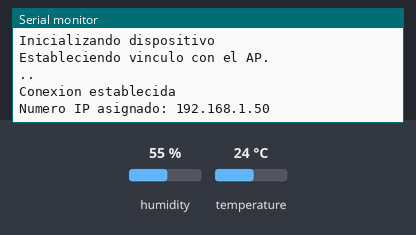
This program was run on a simulated ESP32. Parts: the last lines printed to the serial monitor. The inputs (shaded band) are chosen by the test bench; at power-on: humidity 55 %, temperature 24 °C. WiFi joins after 1.5 s; servers stay silent unless stated; uploads are accepted with an empty reply.

Above: at 3.2 s.
3.3 s: humidity set to 22 %
At 5.8 s:
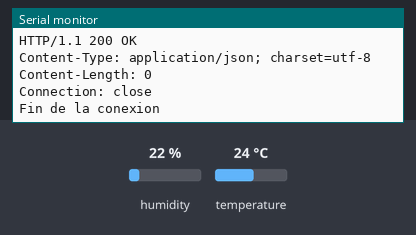
10.0 s: temperature set to 12 °C
At 15.7 s:
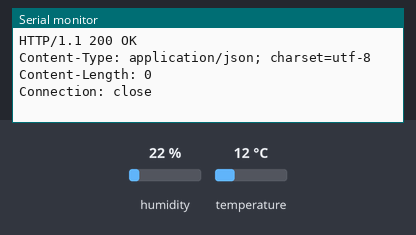
16.7 s: humidity set to 40 %
At 20.11 s:
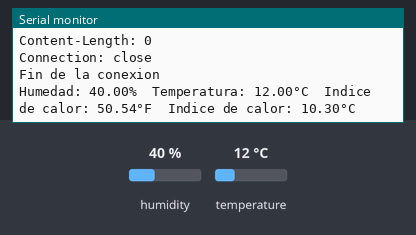
Timing chart, 0 to 21.6 s (numbered marks = the images above; inputs shaded):
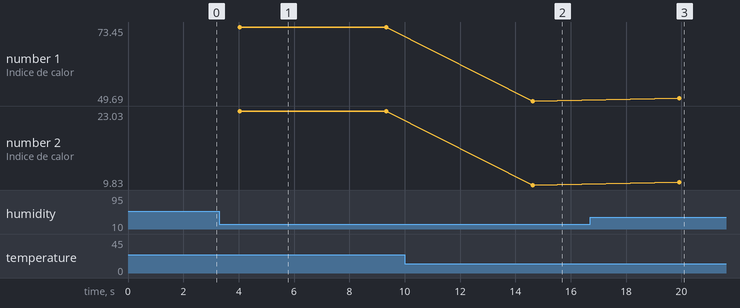

The program:

main.cpp
```cpp
#include <Arduino.h>
#include "libwifi.h"
#include <WiFi.h>
#include "DHT.h"

#define DHTPIN 4  //Pin de datos del sensor DHT11/22

#define DHTTYPE DHT11  //Especificamos el tipo de sensor DHT11 DHT22 DHT21

DHT dht(DHTPIN, DHTTYPE);  //Creamos el objeto que representa al sensor

const char * ssid = "virus";
const char * password = "a1b2c3d4";
const char * host = "dweet.io";
const int puerto = 80;
String url = "/dweet/for/uceva00?temperatura=";

//@author Alejandro
/**
 * @brief Esta es la funcion de configuracion del dispositivo
 *
 */

void setup() {
  Serial.begin(9600);
  Serial.println("Ensayo del DHT22!");
  dht.begin();
  pinMode(2, OUTPUT);  //Coloco el pin 2 como salida
  Serial.begin(115200);
  Serial.println("Inicializando dispositivo");
  conectarWifi(ssid, password);
}

/**
 * @brief Esta funcion es un bucle infinito que corresponde al main()
 *
 */
void loop() {
  WiFiClient cliente; //Creamos un cliente TCP por wifi

   //Bloque del DHT22
   delay(2000);
   float humedad = dht.readHumidity(); //Leemos la humedad en % de humedad relativa (0 al 100%)
   float temperatura = dht.readTemperature(); //Leemos la temperatura en °C
   float tempFarenheit = dht.readTemperature(true); //Leemos la temperatura en grados farenheit

   //Verificamos las lecturas del sensor
   if(isnan(humedad) || isnan(temperatura) || isnan(tempFarenheit)){
     Serial.println("Fallo la lectura del sensor");
     return;
   }

   //Calculamos la sensacion termica o indice de calor
   float indice = dht.computeHeatIndex(tempFarenheit, humedad);

   //Calculamos la sensacion termica o indice de calor en celsius
   float indiceCelsius = dht.computeHeatIndex(temperatura, humedad, false);

   Serial.print(F("Humedad: ")); //La F() siginifica que lo que esta dentro del parentesis se escribe en la FLASH
   Serial.print(humedad);
   Serial.print(F("%  Temperatura: ")); //La F() siginifica que lo que esta dentro del parentesis se escribe en la FLASH
   Serial.print(temperatura);
   Serial.print(F("°C  Indice de calor: ")); //La F() siginifica que lo que esta dentro del parentesis se escribe en la FLASH
   Serial.print(indice);
   Serial.print(F("°F  Indice de calor: ")); //La F() siginifica que lo que esta dentro del parentesis se escribe en la FLASH
   Serial.print(indiceCelsius);
   Serial.println(F("°C")); //La F() siginifica que lo que esta dentro del parentesis se escribe en la FLASH
  //TERMINA EL BLOQUE DEL DHT22


  //Bloque que realiza la conexion al servidor
  if(!cliente.connect(host, puerto)){
    Serial.println("Error conexion al host fallida");
    delay(2000);
    return;
  }

  //Peticion (request) GET al servidor http
  cliente.print("GET "+url+temperatura+" HTTP/1.1\r\nHost: "+String(host)+"\r\n"+"Connection: close\r\n\r\n");

  //Debemos darle un tiempo al servidor a que responda (response) la peticion
  //delay(5000); //No funciona aqui
  unsigned long milisegundos = millis(); //Hora de inicio
  while(cliente.available()==0){  //Preguntamos si no hay datos recibidos disponibles
      if(millis()-milisegundos > 5000){
         Serial.println("Se expiro el tiempo de la conexion");
         cliente.stop();
      }
  }

  while(cliente.available()){
    String linea = cliente.readStringUntil('\r');
    Serial.println(linea);
  }

  Serial.println("Fin de la conexion");
  cliente.stop();

  delay(2000);  //Espero 2s
}
```

libwifi.cpp
```cpp
#include <Arduino.h>
#include "libwifi.h"
#include <WiFi.h>


void conectarWifi(const char * ssid, const char * password){
  WiFi.begin(ssid, password);
  Serial.println("Estableciendo vinculo con el AP.");
  while(WiFi.status() != WL_CONNECTED){
    Serial.print(".");
    delay(1000);
  }
  Serial.println("\r\nConexion establecida");
  Serial.print("Numero IP asignado: ");
  Serial.println(WiFi.localIP()); //Imprime el numero IP
}
```

libwifi.h
```cpp
void conectarWifi(const char * ssid, const char * password);
```

Measured:
- after the input at 3.3 s, the serial monitor: prints a new line after 0.74 s (image 1)
- after the input at 10.0 s, the serial monitor: prints a new line after 4.6 s (image 2)
- after the input at 16.7 s, the serial monitor: prints a new line after 3.2 s (image 3)
- plotted number 1: 73.45 → 49.69 after the input at 10.0 s, 49.69 → 50.54 after the input at 16.7 s
- plotted number 2: 23.03 → 9.83 after the input at 10.0 s, 9.83 → 10.3 after the input at 16.7 s
